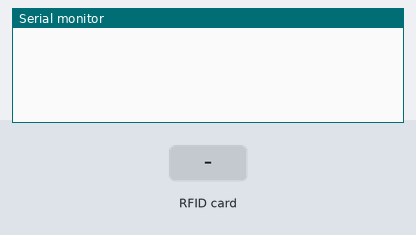
This sketch was run on a simulated Arduino Uno, built with avr-gcc and run on an emulated ATmega328P. Parts: the last lines printed to the serial monitor. Inputs (shaded band) come from the test bench.

Above: at 1.4 s.
1.5 s: RFID card CC 42 6D 31 held to the reader
At 2.1 s:
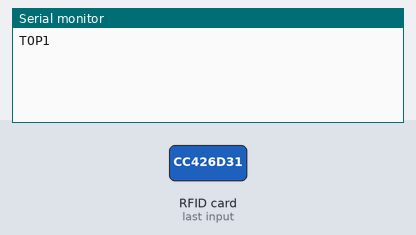
3.0 s: RFID card 4C F9 6C 31 held to the reader
At 3.5 s:
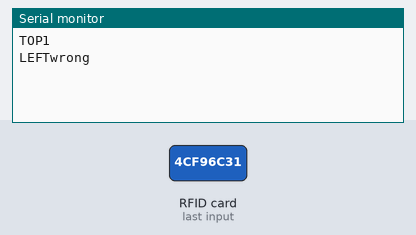
4.5 s: RFID card AC 96 6D 31 held to the reader
At 4.9 s:
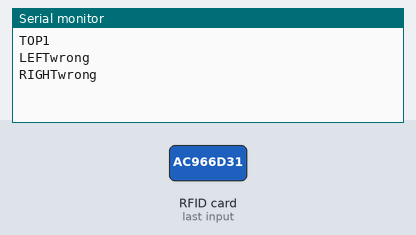

Measured:
- after the input at 1.5 s, the serial monitor: prints a new line at once (image 1)
- after the input at 3.0 s, the serial monitor: prints a new line at once (image 2)
- after the input at 4.5 s, the serial monitor: prints a new line at once (image 3)

The sketch:

sketch.ino
```cpp
// used sketch base from https://github.com/Annaane/MultiRfid

/**
   --------------------------------------------------------------------------------------------------------------------
   Example sketch/program showing how to read data from more than one PICC to serial.
   --------------------------------------------------------------------------------------------------------------------
   This is a MFRC522 library example; for further details and other examples see: https://github.com/miguelbalboa/rfid

   Example sketch/program showing how to read data from more than one PICC (that is: a RFID Tag or Card) using a
   MFRC522 based RFID Reader on the Arduino SPI interface.

   Warning: This may not work! Multiple devices at one SPI are difficult and cause many trouble!! Engineering skill
            and knowledge are required!

   @license Released into the public domain.

   Typical pin layout used:
   -----------------------------------------------------------------------------------------
               MFRC522      Arduino       Arduino   Arduino    Arduino          Arduino
               Reader/PCD   Uno/101       Mega      Nano v3    Leonardo/Micro   Pro Micro
   Signal      Pin          Pin           Pin       Pin        Pin              Pin
   -----------------------------------------------------------------------------------------
   RST/Reset   RST          9             5         D9         RESET/ICSP-5     RST
   SPI SS 1    SDA(SS)      ** custom, take a unused pin, only HIGH/LOW required *
   SPI SS 2    SDA(SS)      ** custom, take a unused pin, only HIGH/LOW required *
   SPI MOSI    MOSI         11 / ICSP-4   51        D11        ICSP-4           16
   SPI MISO    MISO         12 / ICSP-1   50        D12        ICSP-1           14
   SPI SCK     SCK          13 / ICSP-3   52        D13        ICSP-3           15

*/

#include <SPI.h>
#include <MFRC522.h>

// PIN Numbers : RESET + SDAs
#define RST_PIN         9
#define SS_1_PIN        10   // "Top"
#define SS_2_PIN        8    // "Left"
#define SS_3_PIN        7    // "Right"
#define SS_4_PIN        6    // "Bottom"


// List of Tags UIDs // AZ: that are allowed for each reader
// TO-DO: ? change these into byte sized hex versions? possible? would have to rewrite cards??? idk!
String tagarray[][12] = {
// TO-DO: make the uidString variable have spaces in it, ie: read it in the same way dumpinfo works
// no spaces in between to match uidString
  {"CC426D31", "4CF96C31", "AC966D31", "3C646D31", "7C146D31", "1CA86D31"}, // "TOP"
  {"FCAB6D31", "4CD16D31", "3CCF6D31", "5CDC6D31"},                        // "LEFT"
  {"CC546C31", "C996C31", "3C1D6C31", "DC4E6C31"},                        // "RIGHT"
  // to-do: find out why leading 0 not going into uidString (for *0*C A6 6B 31, 2C *0*D 65 31, and 7C *0*A 66 31 below)
  {"DCC96431", "2CD6531", "CCA16631", "BCB56531", "AC6E6531", "FC616431", "CA66B31", "5C426631", "BCAF6531", "7CA6631", "EC676431", "7CDB6B31" }, // "BOTTOM"
};

// AZ: Serial Message Parts :

String readerPositionLabel = "";
int tokenNumberLabel = 0;

// other things

bool validCard = false;

#define NR_OF_READERS   4

byte ssPins[] = {SS_1_PIN, SS_2_PIN, SS_3_PIN, SS_4_PIN};

// Create an MFRC522 instance :
MFRC522 mfrc522[NR_OF_READERS];


// Prepare storage for uidString when it's read
// (copying from https://www.electronics-lab.com/project/rfid-rc522-arduino-uno-oled-display/)
String uidString;

/**
   Initialize.
*/
void setup() {

  Serial.begin(9600);           // Initialize serial communications with the PC
  while (!Serial);              // Do nothing if no serial port is opened (added for Arduinos based on ATMEGA32U4)

  SPI.begin();                  // Init SPI bus
  delay(4);

  /* looking for MFRC522 readers */
  for (uint8_t reader = 0; reader < NR_OF_READERS; reader++) {
    mfrc522[reader].PCD_Init(ssPins[reader], RST_PIN);

// TO-DO: make the app read a message sent from here saying the readers are all connected
//    Serial.print(F("Checking Reader "));
//    Serial.print(reader + 1);
//    Serial.print(F(": "));
//    mfrc522[reader].PCD_DumpVersionToSerial();
    mfrc522[reader].PCD_SetAntennaGain(mfrc522[reader].RxGain_max);
  }

}

/*
   Main loop.
*/

void loop() {

//  for (uint8_t reader = 0; reader < NR_OF_READERS; reader++) {
  for (uint8_t reader = 0; reader < NR_OF_READERS; reader++) {  // AZ: changed to int from uint8_t
    // Looking for new cards
//      Serial.print(F("Checking Reader "));
//      Serial.print(reader + 1);
//      Serial.println();
    if (mfrc522[reader].PICC_IsNewCardPresent() && mfrc522[reader].PICC_ReadCardSerial()) {
//      Serial.print(F("Checking Reader "));
//      Serial.print(reader + 1);
//      Serial.println();

      // if card is read on a reader, set readerPositionLabel depending on which reader.
      switch (reader) {
        case 0:
          readerPositionLabel = "TOP";
          break;
        case 1:
          readerPositionLabel = "LEFT";
          break;
        case 2:
          readerPositionLabel = "RIGHT";
          break;
        case 3:
          readerPositionLabel = "BOTTOM";
          break;
      };

      // Show some details of the PICC (that is: the tag/card)
//      Serial.print(F(": Card UID:"));
      dump_byte_array(mfrc522[reader].uid.uidByte, mfrc522[reader].uid.size); // AZ: this saves the read card's UID as a string into uidString
//      Serial.println();
//      Serial.println(uidString);

// Look at each UID in the chosen reader's array
      for (int i = 0; i < (sizeof(tagarray[reader]) / sizeof(tagarray[reader][0]) ); i++)        //tagarray's columns

        {
          if ( uidString.compareTo(tagarray[reader][i]) == 0)  //Comparing the UID in the buffer to the UID in uidString (from rfid)
          {
            AllowTag();
            break;
          }
          else
          {
//              DenyingTag();                                         // Just allow the tag if it got a 0 in string comparison
            tokenNumberLabel += 1;
            continue;
          }
        }

        if (!validCard) {
          UnknownTag();
        }

//      if (access)
//      {
//        if (tagcount == NR_OF_READERS)
//        {
//          OpenDoor();
//        }
//        else
//        {
//          MoreTagsNeeded();
//        }
//      }
//      else
//      {
//        UnknownTag();
//      }
      /*Serial.print(F("PICC type: "));
        MFRC522::PICC_Type piccType = mfrc522[reader].PICC_GetType(mfrc522[reader].uid.sak);
        Serial.println(mfrc522[reader].PICC_GetTypeName(piccType));*/
      // Halt PICC
      mfrc522[reader].PICC_HaltA();
      // Stop encryption on PCD
      mfrc522[reader].PCD_StopCrypto1();
    } //if (mfrc522[reader].PICC_IsNewC..
  } //for(uint8_t reader..
  reinitialize();
}

/**
   Helper routine to dump a byte array as hex values to Serial.
*/
void dump_byte_array(byte * buffer, byte bufferSize) {
  for (byte i = 0; i < bufferSize; i++) {
    // Serial.print(buffer[i] < 0x10 ? " 0" : " ");
    // Serial.print(buffer[i], HEX);
//    https://arduino.stackexchange.com/questions/53258/how-to-store-an-rfid-tag-number-in-a-string
    String uid_part = String(buffer[i], HEX);
    uid_part.toUpperCase();
    uidString += uid_part;
  }
}

//void DenyingTag()
//{
//  tokenNumberLabel += 1;
//}

void AllowTag()
{
  validCard = true;
  tokenNumberLabel += 1;
  String message = readerPositionLabel + String(tokenNumberLabel); // (will give something like "TOP1")
  Serial.println(message);
}

void reinitialize()
{
  uidString = "";                                                   // AZ: reset uidString to "" before it reloops
  readerPositionLabel = "";                                         // same for these 2
  tokenNumberLabel = 0;
  validCard = false;
}


void MoreTagsNeeded()
{
}

void UnknownTag()
{
  String message = readerPositionLabel + String("wrong"); // (will give something like "TOP1")
  Serial.println(message);
}
```
